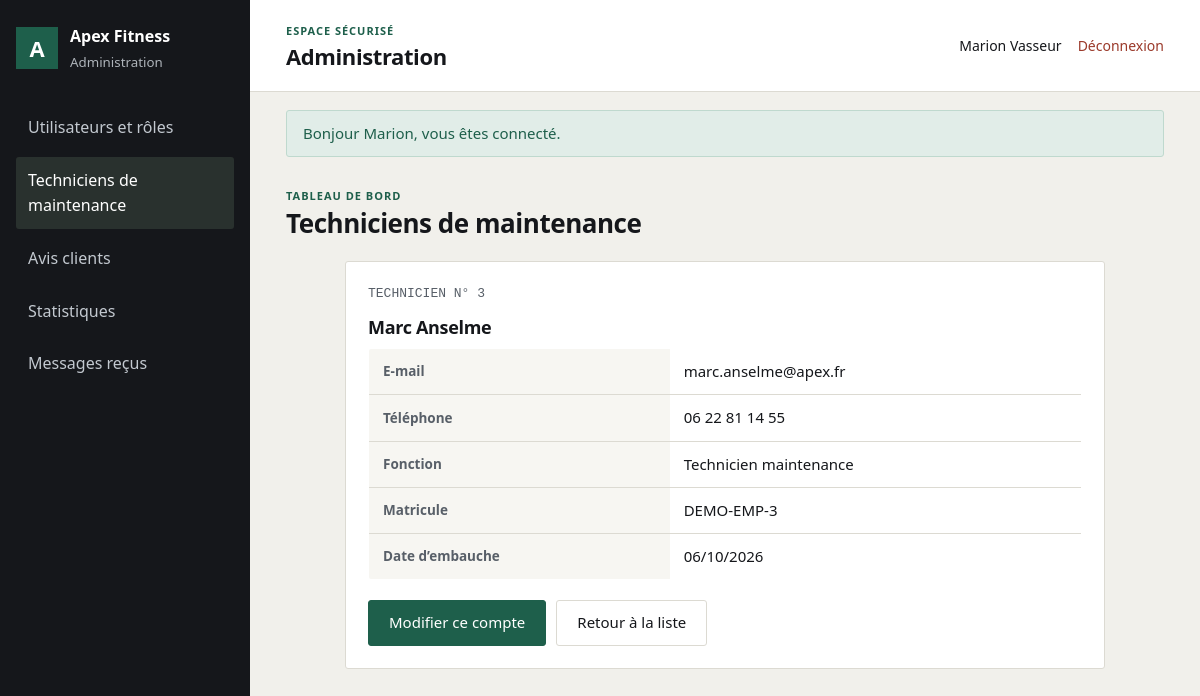
Page /index.php?route=admin/espace.php&onglet=maintenance&maintenance=voir&id=3 (signed in) on the committed database.
### tables this page shows
CREATE TABLE utilisateur (
  NumUsers           INT AUTO_INCREMENT PRIMARY KEY,
  nomUsers           VARCHAR(60)  NOT NULL,
  prenomUsers        VARCHAR(60)  NOT NULL,
  mailUsers          VARCHAR(150) NOT NULL UNIQUE,
  telUsers           VARCHAR(20),
  passwordUsers      VARCHAR(255) NOT NULL,
  Date_CreationUsers DATETIME NOT NULL DEFAULT CURRENT_TIMESTAMP
);

CREATE TABLE fonction (
  Numfonc     INT AUTO_INCREMENT PRIMARY KEY,
  libellefonc VARCHAR(60) NOT NULL
);

CREATE TABLE employe (
  NumUsers         INT PRIMARY KEY,
  matriculeemp     VARCHAR(20) NOT NULL UNIQUE,
  Date_embaucheemp DATE NOT NULL,
  Numfonc          INT NOT NULL,
  FOREIGN KEY (NumUsers) REFERENCES utilisateur(NumUsers) ON DELETE CASCADE,
  FOREIGN KEY (Numfonc)  REFERENCES fonction(Numfonc)
);

### public/index.php (called while the page is built, shortened)
<?php
require_once __DIR__ . '/../config/function.php';
$pages = [
    'accueil/index.php' => '../accueil/index.php',
    'abonnement/index.php' => '../abonnement/index.php',
    'abonnement/catalogue.php' => '../abonnement/catalogue.php',
    'abonnement_plus/index.php' => '../abonnement_plus/index.php',
    'activite/index.php' => '../activite/index.php',
    'adherent/index.php' => '../adherent/index.php',
    'adherent/espace.php' => '../adherent/espace.php',
    'admin/index.php' => '../admin/index.php',
    'admin/espace.php' => '../admin/espace.php',
    'avis/index.php' => '../avis/index.php',
    'avis/public.php' => '../avis/public.php',
    'basic/index.php' => '../basic/index.php',
    'demande_maintenance/index.php' => '../demande_maintenance/index.php',
    'employe/index.php' => '../employe/index.php',
    'employe/espace.php' => '../employe/espace.php',
    'equipement/index.php' => '../equipement/index.php',
    'etat_equipement/index.php' => '../etat_equipement/index.php',
    'faq/index.php' => '../faq/index.php',
    'faq/public.php' => '../faq/public.php',
    'fonction/index.php' => '../fonction/index.php',
    'fournisseur/index.php' => '../fournisseur/index.php',
    'fournisseur/gestion.php' => '../fournisseur/gestion.php',
    'freemium/index.php' => '../freemium/index.php',
    'interaction_adherent/index.php' => '../interaction_adherent/index.php',
    'message_contact/index.php' => '../message_contact/index.php',
    'offre/index.php' => '../offre/index.php',
    'paiement/index.php' => '../paiement/index.php',
    'paiement/payer.php' => '../paiement/payer.php',
    'qr_code/index.php' => '../qr_code/index.php',
    'reservation/index.php' => '../reservation/index.php',
    'salle/index.php' => '../salle/index.php',
    'souscrire/index.php' => '../souscrire/index.php',
    'statut/index.php' => '../statut/index.php',
    'statut_maintenance/index.php' => '../statut_maintenance/index.php',
    'type_equipement/index.php' => '../type_equipement/index.php',
    'utilisateur/index.php' => '../utilisateur/index.php',
    'utilisateur/connexion.php' => '../utilisateur/connexion.php',
    'utilisateur/deconnexion.php' => '../utilisateur/deconnexion.php',
    'config/install.php' => '../config/install.php',
];
$requestPath = parse_url($_SERVER['REQUEST_URI'] ?? '/', PHP_URL_PATH);
$queryRoute = $_GET['route'] ?? null;
$requestPath = rawurldecode($requestPath);
$route = $queryRoute !== null ? rawurldecode($queryRoute) : trim($requestPath, '/');
$page = realpath(__DIR__ . '/' . $pages[$route]);
require $page;

### config/function.php (called while the page is built, shortened)
<?php
function db(): PDO
{
    static $pdo = null;
    if ($pdo === null) {
        $dsn = sprintf('mysql:host=%s;port=%d;dbname=%s;charset=utf8mb4', DB_HOST, DB_PORT, DB_NAME);
        try {
            $pdo = new PDO($dsn, DB_USER, DB_PASS, [
                PDO::ATTR_ERRMODE => PDO::ERRMODE_EXCEPTION,
                PDO::ATTR_DEFAULT_FETCH_MODE => PDO::FETCH_ASSOC,
                PDO::ATTR_EMULATE_PREPARES => false,
            ]);
        } catch (PDOException $exception) {
            http_response_code(500);
            exit('Connexion à la base impossible. Vérifiez config/config.php. Détail : ' . $exception->getMessage());
        }
    }
    return $pdo;
}
function e(?string $value): string
{
    return htmlspecialchars((string) $value, ENT_QUOTES | ENT_SUBSTITUTE, 'UTF-8');
}
function url(string $path): string
{
    $base = APP_BASE;
    if ($base === '') {
        $publicRoot = realpath(__DIR__ . '/../public');
        $webRoot = isset($_SERVER['DOCUMENT_ROOT']) ? realpath($_SERVER['DOCUMENT_ROOT']) : false;
        if ($publicRoot !== false && $webRoot !== false) {
            $webRoot = rtrim($webRoot, DIRECTORY_SEPARATOR);
        }
    }
    $base = rtrim($base, '/');
    $urlParts = parse_url($path);
    $route = ltrim($urlParts['path'] ?? '', '/');
    $query = [];
    if (isset($urlParts['query'])) {
        parse_str($urlParts['query'], $query);
    }
    if ($route === '') {
        return $base . '/';
    }
    if (str_starts_with($route, 'assets/')) {
        $assetUrl = $base . '/' . $route;
        return $assetUrl . (isset($urlParts['query']) ? '?' . $urlParts['query'] : '');
    }
    return $base . '/index.php?' . http_build_query(['route' => $route] + $query);
}
function flashs(): array
{
    $messages = $_SESSION['flash'] ?? [];
    return $messages;
}
function dateFr(?string $date, bool $withTime = false): string
{
    return date($withTime ? 'd/m/Y \a\ H\hi' : 'd/m/Y', strtotime($date));
}
function utilisateur(): ?array
{
    return $_SESSION['user'] ?? null;
}

### utilisateur/model/utilisateur.php (called while the page is built, shortened)
<?php
class Utilisateur
{
    public static function tousLesComptes(): array
    {
        return db()->query(
            'SELECT u.*,
                    (a.NumUsers IS NOT NULL) AS est_admin,
                    (e.NumUsers IS NOT NULL) AS est_employe,
                    (d.NumUsers IS NOT NULL) AS est_adherent,
                    f.libellefonc, e.matriculeemp, e.Date_embaucheemp
             FROM utilisateur u
             LEFT JOIN admin a ON a.NumUsers = u.NumUsers
             LEFT JOIN employe e ON e.NumUsers = u.NumUsers
             LEFT JOIN adherent d ON d.NumUsers = u.NumUsers
             LEFT JOIN fonction f ON f.Numfonc = e.Numfonc
             ORDER BY u.nomUsers'
        )->fetchAll();
    }
}

### admin/view/voir-technicien.php (the view)
<section class="carte" style="max-width:760px;margin:auto">
  <p class="mono">TECHNICIEN N° <?= (int) $technicienSelectionne['NumUsers'] ?></p>
  <h3><?= e($technicienSelectionne['prenomUsers'] . ' ' . $technicienSelectionne['nomUsers']) ?></h3>
  <div class="table-scroll">
    <table class="tableau">
      <tbody>
        <tr><th>E-mail</th><td><?= e($technicienSelectionne['mailUsers']) ?></td></tr>
        <tr><th>Téléphone</th><td><?= e($technicienSelectionne['telUsers'] ?: 'Non renseigné') ?></td></tr>
        <tr><th>Fonction</th><td><?= e($technicienSelectionne['libellefonc']) ?></td></tr>
        <tr><th>Matricule</th><td><?= e($technicienSelectionne['matriculeemp'] ?? '') ?></td></tr>
        <tr><th>Date d’embauche</th><td><?= e(dateFr($technicienSelectionne['Date_embaucheemp'] ?? '')) ?></td></tr>
      </tbody>
    </table>
  </div>
  <p style="display:flex;gap:10px;flex-wrap:wrap;margin-top:20px">
    <a class="btn btn-vert" href="<?= e(url('admin/espace.php?onglet=maintenance&maintenance=modifier&id=' . (int) $technicienSelectionne['NumUsers'])) ?>">Modifier ce compte</a>
    <a class="btn btn-ghost" href="<?= e(url('admin/espace.php?onglet=maintenance')) ?>">Retour à la liste</a>
  </p>
</section>

### admin/espace.php (shortened to what this page needs)
<?php
require_once __DIR__ . '/../avis/controller/AvisController.php';
require_once __DIR__ . '/../config/function.php';
require_once __DIR__ . '/../utilisateur/model/utilisateur.php';
$onglet = $_GET['onglet'] ?? 'utilisateurs';
$vueMaintenance = $_GET['maintenance'] ?? 'liste';
$utilisateurs = Utilisateur::tousLesComptes();
$techniciensMaintenance = array_values(array_filter(
    $utilisateurs,
    static fn(array $user): bool => $user['est_employe']
        && str_contains(strtolower((string) ($user['libellefonc'] ?? '')), 'maintenance')
));
$technicienSelectionne = null;
foreach ($utilisateurs as $user) {
  foreach ($techniciensMaintenance as $technicien) {
      if ((int) $technicien['NumUsers'] === (int) ($_GET['id'] ?? 0)) {
          $technicienSelectionne = $technicien;
          break;
      }
  }
}
$avisAdmin = (new AvisController())->index();
$flashMessages = flashs();
$adminUser = utilisateur();
?>
<!DOCTYPE html>
<html lang="fr">
<head>
  <link rel="stylesheet" href="<?= e(url('assets/css/style.css')) ?>">
  <link rel="stylesheet" href="<?= e(url('assets/css/pages/admin.css')) ?>">
</head>
<body class="admin-page">
<div class="admin-shell">
  <aside class="admin-sidebar">
    <a class="admin-brand" href="<?= e(url('admin/espace.php')) ?>">
      <span class="admin-brand-mark">A</span>
      <span><strong>Apex Fitness</strong><small>Administration</small></span>
    </a>
    <nav class="admin-navigation" aria-label="Menu administration">
    <?php foreach ([
        'utilisateurs' => 'Utilisateurs et rôles',
        'maintenance'  => 'Techniciens de maintenance',
        'avis'         => 'Avis clients',
        'statistiques' => 'Statistiques',
        'messages'     => 'Messages reçus',
    ] as $cle => $lib): ?>
      <a href="<?= e(url('admin/espace.php?onglet=' . $cle)) ?>" <?= $onglet === $cle ? 'aria-current="page"' : '' ?>><?= e($lib) ?></a>
    <?php endforeach; ?>
    </nav>
  </aside>
  <div class="admin-main">
    <div class="admin-topbar">
      <div>
        <p class="admin-eyebrow">ESPACE SÉCURISÉ</p>
        <h1>Administration</h1>
      </div>
      <div class="admin-account">
        <span><?= e(($adminUser['prenomUsers'] ?? '') . ' ' . ($adminUser['nomUsers'] ?? '')) ?></span>
        <a href="<?= e(url('utilisateur/deconnexion.php')) ?>">Déconnexion</a>
      </div>
    </div>
    <?php if ($flashMessages): ?>
      <div class="admin-flashes">
        <?php foreach ($flashMessages as $message): ?>
          <p class="flash flash-<?= e($message['type']) ?>"><?= e($message['message']) ?></p>
        <?php endforeach; ?>
      </div>
    <?php endif; ?>
    <main class="admin-content">
      <div class="admin-heading">
        <div>
          <p class="admin-eyebrow">TABLEAU DE BORD</p>
          <h2><?= e([
              'utilisateurs' => 'Utilisateurs et rôles',
              'maintenance' => 'Techniciens de maintenance',
              'avis' => 'Avis clients',
              'statistiques' => 'Statistiques',
              'messages' => 'Messages reçus',
          ][$onglet] ?? 'Administration') ?></h2>
        </div>
      </div>
<?php if ($onglet === 'avis'): ?>
  <?php if (!$avisAdmin): ?>
    <div class="vide">Aucun avis publié pour le moment.</div>
  <?php else: ?>
    <div class="table-scroll">
      <table class="tableau">
        <thead><tr><th>Adhérent</th><th>Note</th><th>Avis</th><th>Réponse</th><th>Action</th></tr></thead>
        <tbody>
        <?php foreach ($avisAdmin as $avis): ?>
          <tr>
            <td>
              <?= e($avis['prenomUsers'] . ' ' . $avis['nomUsers']) ?><br>
              <span class="mono"><?= dateFr($avis['date_interaction']) ?></span>
            </td>
            <td class="mono"><?= (int) $avis['noteavis'] ?> / 5</td>
            <td><?= nl2br(e($avis['commentaire'])) ?></td>
            <td>
              <form method="post" style="margin:0">
                <?= champ_csrf() ?>
                <input type="hidden" name="action" value="repondre_avis">
                <input type="hidden" name="num_interaction" value="<?= (int) $avis['NumInteraction'] ?>">
                <textarea name="reponse" rows="4" placeholder="Réponse de l’équipe..." required><?= e($avis['reponse'] ?? '') ?></textarea>
                <button class="btn btn-sm btn-vert" type="submit" style="margin-top:8px">Enregistrer</button>
              </form>
            </td>
            <td>
              <?php if (!empty($avis['reponse'])): ?><span class="tag tag-ok">Répondu</span><?php else: ?><span class="tag tag-mute">À répondre</span><?php endif; ?>
            </td>
          </tr>
        <?php endforeach; ?>
        </tbody>
      </table>
    </div>
  <?php endif; ?>
<?php elseif ($onglet === 'maintenance'): ?>
  <?php if ($vueMaintenance === 'creer'): ?>
    <?php require __DIR__ . '/view/creer-technicien.php'; ?>
  <?php elseif ($vueMaintenance === 'modifier' && $technicienSelectionne): ?>
    <?php require __DIR__ . '/view/modifier-technicien.php'; ?>
  <?php elseif ($vueMaintenance === 'voir' && $technicienSelectionne): ?>
    <?php require __DIR__ . '/view/voir-technicien.php'; ?>
  <?php else: ?>
    <?php require __DIR__ . '/view/techniciens-maintenance.php'; ?>
  <?php endif; ?>
<?php elseif ($onglet === 'messages'): ?>
  <?php require __DIR__ . '/../message_contact/view/admin-contact.php'; ?>
<?php endif; ?>
    </main>
  </div>
</div>
</body>
</html>

### public/assets/css/style.css (style rules this page uses)
:root { --ink:#15171B; --ink-soft:#585F68; --canvas:#F1F0EB; --surface:#FFFFFF; --line:#DCDAD2; --green:#1E5F4B; --green-soft:#E1EDE8; --amber:#8E6410; --amber-soft:#F7EDD6; --rust:#9B3A2B; --rust-soft:#F5E0DC; --radius:3px; }
* { box-sizing:border-box }
html { scroll-behavior:smooth }
body { margin:0;background:var(--canvas);color:var(--ink); font-family:system-ui,-apple-system,"Segoe UI",Roboto,Helvetica,Arial,sans-serif; font-size:16px;line-height:1.55;font-variant-numeric:tabular-nums; }
a { color:var(--green) }
h1,h2,h3 { letter-spacing:-.018em;line-height:1.2;margin:0 0 10px }
h1 { font-size:34px }
h2 { font-size:24px }
h3 { font-size:18px }
p { margin:0 0 12px }
.mono { font-family:ui-monospace,SFMono-Regular,Menlo,monospace;font-size:13px;color:var(--ink-soft) }
.btn { display:inline-block;background:var(--ink);color:#fff;border:1px solid var(--ink); padding:10px 20px;border-radius:var(--radius);text-decoration:none;cursor:pointer; font:inherit;font-size:15px; }
.btn-vert { background:var(--green);border-color:var(--green) }
.btn-ghost { background:transparent;color:var(--ink);border-color:var(--line) }
.flash { padding:11px 16px;border-radius:var(--radius);border:1px solid;margin:0 0 8px;font-size:15px }
.flash-succes { background:var(--green-soft);border-color:#BFD9CE;color:var(--green) }
.carte { background:var(--surface);border:1px solid var(--line);border-radius:var(--radius);padding:22px }
.carte h3 { margin-top:0 }
.carte p:last-child { margin-bottom:0 }
.tableau { width:100%;border-collapse:collapse;background:var(--surface); border:1px solid var(--line);border-radius:var(--radius);overflow:hidden }
.tableau th,.tableau td { text-align:left;padding:11px 14px;border-bottom:1px solid var(--line);font-size:15px;vertical-align:middle }
.tableau th { background:#F7F6F2;font-size:13.5px;color:var(--ink-soft);font-weight:600 }
.tableau tbody tr:last-child td { border-bottom:0 }
.table-scroll { overflow-x:auto }

### public/assets/css/pages/admin.css (style rules this page uses)
.admin-page { min-height: 100vh; background: #f1f0eb; }
.admin-shell { min-height: 100vh; display: grid; grid-template-columns: 250px minmax(0, 1fr); }
.admin-sidebar { display: flex; flex-direction: column; gap: 32px; padding: 24px 16px; background: #15171b; color: #fff; }
.admin-brand { display: flex; align-items: center; gap: 12px; color: #fff; text-decoration: none; }
.admin-brand-mark { display: grid; width: 42px; height: 42px; place-items: center; background: #1e5f4b; font-size: 22px; font-weight: 700; }
.admin-brand strong, .admin-brand small { display: block; }
.admin-brand small { margin-top: 3px; color: #aeb4ba; }
.admin-navigation { display: grid; gap: 6px; }
.admin-navigation a, .admin-back { padding: 11px 12px; color: #c3c9d0; text-decoration: none; border-radius: 3px; }
.admin-navigation a:hover, .admin-navigation a[aria-current="page"] { background: #29312e; color: #fff; }
.admin-main { min-width: 0; }
.admin-topbar { display: flex; min-height: 92px; align-items: center; justify-content: space-between; gap: 20px; padding: 18px 36px; background: #fff; border-bottom: 1px solid #dcdad2; }
.admin-topbar h1, .admin-heading h2 { margin: 0; }
.admin-topbar h1 { font-size: 22px; }
.admin-eyebrow { margin: 0 0 4px; color: #1e5f4b; font-size: 11px; font-weight: 700; letter-spacing: .09em; }
.admin-account { display: flex; align-items: center; gap: 16px; font-size: 14px; }
.admin-account a { color: #9b3a2b; text-decoration: none; }
.admin-content { padding: 30px 36px 48px; }
.admin-heading { margin-bottom: 22px; }
.admin-heading h2 { font-size: 26px; }
.admin-flashes { padding: 18px 36px 0; }
.admin-flashes .flash { margin-bottom: 0; }

### rows in the picture
utilisateur: prenomUsers+nomUsers "Marion Vasseur"
utilisateur: NumUsers "3", prenomUsers+nomUsers "Marc Anselme", mailUsers "marc.anselme@apex.fr", telUsers "06 22 81 14 55"
fonction: libellefonc "Technicien maintenance"
employe: matriculeemp "DEMO-EMP-3", Date_embaucheemp "06/10/2026"

### other values in the picture
$lib "Utilisateurs et rôles"
$lib "Techniciens de maintenance"
$lib "Avis clients"
$lib "Statistiques"
$lib "Messages reçus"
$message['message'] "Bonjour Marion, vous êtes connecté."
